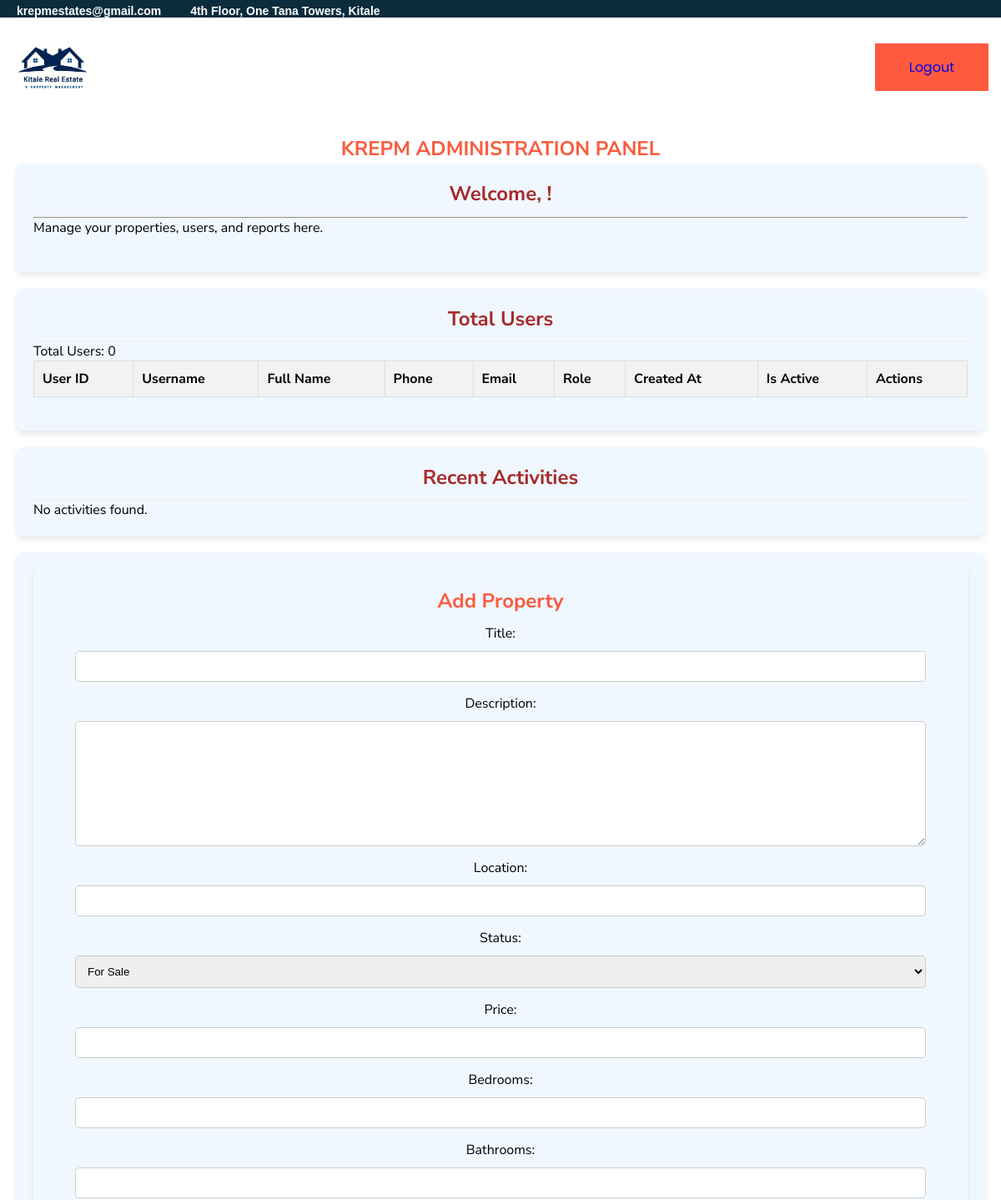
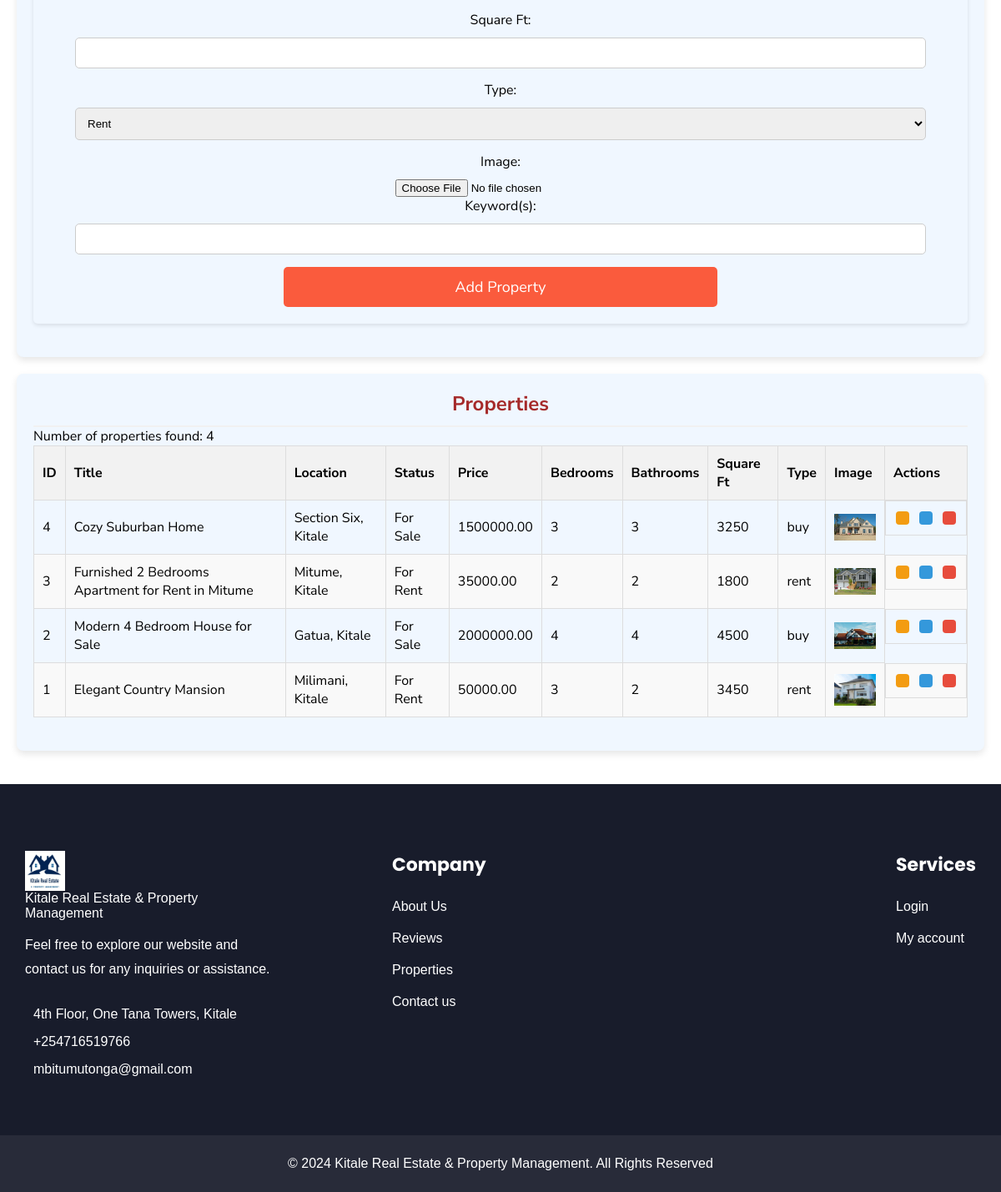
Page /admin_panel.php (signed in) on the committed database (2 pictures, top to bottom).
### tables this page shows
CREATE TABLE Properties (
    property_id INT AUTO_INCREMENT PRIMARY KEY,
    user_id INT,
    property_type VARCHAR(10),
    image_url VARCHAR(255),
    status VARCHAR(20),
    location VARCHAR(255),
    price DECIMAL(10, 2),
    title VARCHAR(255),
    description TEXT,
    bedrooms INT,
    bathrooms INT,
    square_ft INT,
    keyword VARCHAR(255) NOT NULL,
    created_at TIMESTAMP DEFAULT CURRENT_TIMESTAMP, 
    FOREIGN KEY (user_id) REFERENCES Users(user_id)
);

### admin_panel.php (the view, shortened to what this page needs)
<!DOCTYPE html>
<html lang="en">
<head>
    <link rel="stylesheet" href="./assets/css/admin.css">
    <link rel="stylesheet" href="./assets/css/style.css">
</head>
<body>
  <header class="header" data-header>
    <div class="header-top">
      <div class="container">
        <ul class="header-top-list">
            <li>
              <a href="krepmestates@gmail.com" class="header-top-link">
                <span>krepmestates@gmail.com</span>
              </a>
            </li>
            <li>
              <a href="#" class="header-top-link">
                <address>4th Floor, One Tana Towers, Kitale</address>
              </a>
            </li>
        </ul>
      </div>
    </div>
    <div class="header-bottom">
      <div class="container">
        <a href="#home" class="logo">
          <img src="./assets/images/logo1.jpg" alt="KREPM">
        </a>
        <div class="header-bottom-actions">
          <div class="dropdown">
            <button class="btn">
              <a href="./logout.php"><span>Logout</span></a>
            </button>
          </div>
        </div>
    </div>
  </div>
  </header>
  <main>
    <h2>KREPM ADMINISTRATION PANEL</h2>
    <section id="dashboard">
      <h3>Welcome, <?php echo $_SESSION['username']; ?>!</h3>
      <hr>
        <p>Manage your properties, users, and reports here.</p></br>
    </section>
      <section id="total-users">
        <?php
        require ('./data/db.php');
        $sql_total_users = "SELECT COUNT(*) AS total_users FROM Users";
        $result_total_users = $conn->query($sql_total_users);
        $total_users = $result_total_users->fetch_assoc()['total_users'];
        ?>
        <h3>Total Users</h3>
        <p>Total Users: <?php echo htmlspecialchars($total_users); ?></p>
        <table class="user-table">
          <thead>
            <tr>
              <th>User ID</th>
              <th>Username</th>
              <th>Full Name</th>
              <th>Phone</th>
              <th>Email</th>
              <th>Role</th>
              <th>Created At</th>
              <th>Is Active</th>
              <th>Actions</th>
            </tr>
          </thead>
        </table>
      </section>
      <section id="recent-activities">
        <h3>Recent Activities</h3>
        <?php
        include './data/db.php';
        $sql = "
        SELECT a.activity_id, u.username, a.activity_description, a.activity_date
        FROM activities a
        JOIN users u ON a.user_id = u.user_id
        ORDER BY a.activity_date DESC
        LIMIT 10";
        $result = $conn->query($sql);
        if ($result->num_rows > 0) {
          echo '<table>';
          echo '<tr><th>Activity ID</th><th>Username</th><th>Description</th><th>Date</th></tr>';
          while ($row = $result->fetch_assoc()) {
            echo '<tr>';
            echo '<td>' . $row['activity_id'] . '</td>';
            echo '<td>' . $row['username'] . '</td>';
            echo '<td>' . $row['activity_description'] . '</td>';
            echo '<td>' . $row['activity_date'] . '</td>';
            echo '</tr>';
          }
          echo '</table>';
        } else {
          echo 'No activities found.';
        }
        ?>
      </section>
      <section id="add-properties">
      <div class="card add-property" id="add-property">
      <h2>Add Property</h2>
        <form action="<?php echo htmlspecialchars($_SERVER["PHP_SELF"]); ?>" method="post" enctype="multipart/form-data">
          <label for="title">Title:</label>
          <input type="text" id="title" name="title" required>
          <label for="description">Description:</label>
          <textarea id="description" name="description" required></textarea>
          <label for="location">Location:</label>
          <input type="text" id="location" name="location" required>
          <label for="status">Status:</label>
          <select id="status" name="status" required>
          <option value="For Sale ">For Sale</option>
          </select>
          <label for="price">Price:</label>
          <input type="number" id="price" name="price" required>
          <label for="bedrooms">Bedrooms:</label>
          <input type="number" id="bedrooms" name="bedrooms" required>
          <label for="bathrooms">Bathrooms:</label>
          <input type="number" id="bathrooms" name="bathrooms" required>
          <label for="square_ft">Square Ft:</label>
          <input type="number" id="square_ft" name="square_ft" required>
          <label for="property_type">Type:</label>
          <select id="property_type" name="property_type" required>
          <option value="rent">Rent</option>
          </select>
          <label for="image">Image:</label>
          <input type="file" id="image" name="image" accept="image/*" required>
          <label for="keyword">Keyword(s):</label>
          <input type="text" id="keyword" name="keyword" required>
          <button type="submit" name="submit">Add Property</button>
        </form>
      </div>
      </section>
      <section id="properties">
        <h3>Properties</h3>
        <table class="properties-table">
          <thead>
            <tr>
              <th>ID</th>
              <th>Title</th>
              <th>Location</th>
              <th>Status</th>
              <th>Price</th>
              <th>Bedrooms</th>
              <th>Bathrooms</th>
              <th>Square Ft</th>
              <th>Type</th>
              <th>Image</th>
              <th>Actions</th>
            </tr>
          </thead>
          <tbody>
            <?php
            $query = "SELECT * FROM Properties ORDER BY property_id DESC";
            $result = mysqli_query($conn, $query);
            if ($result === false) {
              echo "<tr><td colspan='11'>Error fetching properties: " . mysqli_error($conn) . "</td></tr>";
            } else {
              echo "Number of properties found: " . $result->num_rows . "<br>";
              while ($row = mysqli_fetch_assoc($result)) {
                echo "<tr>";
                echo "<td>" . $row['property_id'] . "</td>";
                echo "<td>" . $row['title'] . "</td>";
                echo "<td>" . $row['location'] . "</td>";
                echo "<td>" . $row['status'] . "</td>";
                echo "<td>" . $row['price'] . "</td>";
                echo "<td>" . $row['bedrooms'] . "</td>";
                echo "<td>" . $row['bathrooms'] . "</td>";
                echo "<td>" . $row['square_ft'] . "</td>";
                echo "<td>" . $row['property_type'] . "</td>";
                echo "<td><img src='" . $row['image_url'] . "' alt='" . $row['title'] . "' class='table-image'></td>";
                echo "<td class='actions'>
                  <button class='action-icon edit' title='Edit' onclick=\"location.href='edit_property.php?id=" . $row['property_id'] . "'\">
                    <ion-icon name='create-outline'></ion-icon>
                  </button>
                  <button class='action-icon view' title='View' onclick=\"location.href='view_property.php?id=" . $row['property_id'] . "'\">
                    <ion-icon name='eye-outline'></ion-icon>
                  </button>
                  <button class='action-icon delete' title='Delete' onclick=\"location.href='delete_properties.php?id=" . $row['property_id'] . "'\">
                    <ion-icon name='trash-outline'></ion-icon>
                  </button>
                </td>";
                echo "</tr>";
              }
            }
            ?>
          </tbody>
        </table>
      </section>
    </main>
  <footer class="footer">
      <div class="footer-top">
        <div class="container">
          <div class="footer-brand">
            <a href="./index.php" class="logo">
              <img src="./assets/images/favicon.ico" alt="KREPM logo">
              <p >Kitale Real Estate & Property Management </p>
            </a>
            <p class="section-text">
              Feel free to explore our website and contact us for any inquiries or assistance.
            </p>
            <ul class="contact-list">
              <li>
                <a href="./index.php" class="contact-link">
                  <address>4th Floor, One Tana Towers, Kitale</address>
                </a>
              </li>
              <li>
                <a href="tel:+254716519766" class="contact-link">
                  <span>+254716519766</span>
                </a>
              </li>
              <li>
                <a href="mailto:mbitumutonga@gmail.com" class="contact-link" target="_blank">
                  <span>mbitumutonga@gmail.com</span>
                </a>
              </li>
            </ul>
          </div>
          <div class="footer-link-box">
            <ul class="footer-list">
              <li>
                <p class="footer-list-title">Company</p>
              </li>
              <li>
                <a href="./index.php" class="footer-link">About Us</a>
              </li>
              <li>
                <a href="./index.php" class="footer-link">Reviews</a>
              </li>
              <li>
                <a href="./properties.php" class="footer-link">Properties</a>
              </li>
              <li>
                <a href="./index.php" class="footer-link">Contact us</a>
              </li>
            </ul>
            <ul class="footer-list">
              <li>
                <p class="footer-list-title">Services</p>
              </li>
              <li>
                <a href="./login.php" class="footer-link">Login</a>
              </li>
              <li>
                <a href="./admin_panel.php" class="footer-link">My account</a>
              </li>
            </ul>
          </div>
        </div>
      </div>
      <div class="footer-bottom">
        <div class="container">
          <p class="copyright">
            &copy; 2024 <a href="./index.php">Kitale Real Estate & Property Management</a>. All Rights Reserved
          </p>
        </div>
      </div>
    </footer>
  </body>
</html>

### assets/css/admin.css (style rules this page uses)
table { width: 100%; border-collapse: collapse; }
table, th, td { border: 1px solid #ddd; padding: 8px; text-align: left; }
.card { background-color:#f0f7ff; padding: 20px; border-radius: 5px; box-shadow: 0 2px 5px rgba(0, 0, 0, 0.1); margin-bottom: 20px; }
.card h2 { margin-bottom: 10px; }
.card label { display: block; margin-bottom: 5px; }
.card.add-property form { display: flex; flex-direction: column; align-items: center; }
.card.add-property label { margin-bottom: 10px; }
.card.add-property input[type="text"], .card.add-property input[type="number"], .card.add-property input[type="url"], .card.add-property select, .card.add-property textarea { width: calc(100% - 20px); padding: 10px; margin-bottom: 15px; border: 1px solid #ccc; border-radius: 5px; box-sizing: border-box; }
.card.add-property textarea { height: 150px; }
.card.add-property button { width: 50%; padding: 12px 24px; background-color: #fa5b3d; color: white; border: none; border-radius: 5px; font-size: 18px; cursor: pointer; text-align: center; transition: background-color 0.3s, color 0.3s; }
button[type="submit"] { width: 50%; background-color: #fa5b3d; color: white; padding: 12px 24px; border: none; border-radius: 5px; cursor: pointer; text-align: center; transition: background-color 0.3s, color 0.3s; }
.card button { width: 50%; background-color:#fa5b3d; color: white; border: none; border-radius: 5px; padding: 12px 24px; font-size: 18px; cursor: pointer; text-align: center; transition: background-color 0.3s, color 0.3s; }
@media only screen and (min-width: 1200px) { .container { padding-inline: 15px; } }
@media only screen and (min-width: 1200px) { .card { padding: 20px; } }
@media only screen and (min-width: 1200px) { .card.add-property input[type="text"], .card.add-property input[type="number"], .card.add-property input[type="url"], .card.add-property select, .card.add-property textarea { width: calc(100% - 20px); } }
@media only screen and (min-width: 1200px) { .card.add-property button { width: 50%; } }

### admin_panel.php (style rules this page uses)
main { padding: 20px; font-family: 'Nunito Sans', sans-serif; }
section { margin-bottom: 20px; background-color: #f0f7ff; border-radius: 8px; box-shadow: 0 4px 8px rgba(0, 0, 0, 0.1); padding: 20px; transition: box-shadow 0.3s ease; }
section h3 { margin-top: 0; font-size: 1.5em; color: brown; border-bottom: 2px solid #f1f1f1; padding-bottom: 10px; text-align: center; }
section div { margin-bottom: 15px; background-color: #f0f7ff; border-radius: 6px; box-shadow: 0 2px 4px rgba(0, 0, 0, 0.05); padding: 15px; transition: box-shadow 0.3s ease; }
table { width: 100%; border-collapse: collapse; margin-bottom: 20px; }
thead { background-color: #f2f2f2; }
th, td { padding: 10px; border: 1px solid #ddd; text-align: left; }
th { font-weight: bold; }
.table-image { width: 50px; height: auto; }
H2 { color:#fa5b3d; padding:2px; text-decoration:solid; text-align:center; }
tbody tr:nth-child(even) { background-color: #f9f9f9; }
body { padding: 0; font-family: Arial, sans-serif; background-color: white; }
.container { width: 100%; max-width: 1200px; margin: 0 auto; padding-inline: 15px; box-sizing: border-box; }
.actions { display: flex; justify-content: center; gap: 8px; }
.actions .action-icon { color: white; padding: 8px; margin: 2px; border: none; border-radius: 4px; cursor: pointer; transition: background-color 0.3s ease; }
.actions .edit { background-color: #f39c12; }
.actions .view { background-color: #3498db; }
.actions .delete { background-color: #e74c3c; }

### rows in the picture
properties: property_id "4", title "Cozy Suburban Home", location "Section Six, Kitale", status "For Sale", price "1500000.00", bedrooms "3", bathrooms "3", square_ft "3250", property_type "buy", image_url (picture)
properties: property_id "3", title "Furnished 2 Bedrooms Apartment for Rent in Mitume", location "Mitume, Kitale", status "For Rent", price "35000.00", bedrooms "2", bathrooms "2", square_ft "1800", property_type "rent", image_url (picture)
properties: property_id "2", title "Modern 4 Bedroom House for Sale", location "Gatua, Kitale", status "For Sale", price "2000000.00", bedrooms "4", bathrooms "4", square_ft "4500", property_type "buy", image_url (picture)
properties: property_id "1", title "Elegant Country Mansion", location "Milimani, Kitale", status "For Rent", price "50000.00", bedrooms "3", bathrooms "2", square_ft "3450", property_type "rent", image_url (picture)

### other values in the picture
$total_users "0"
